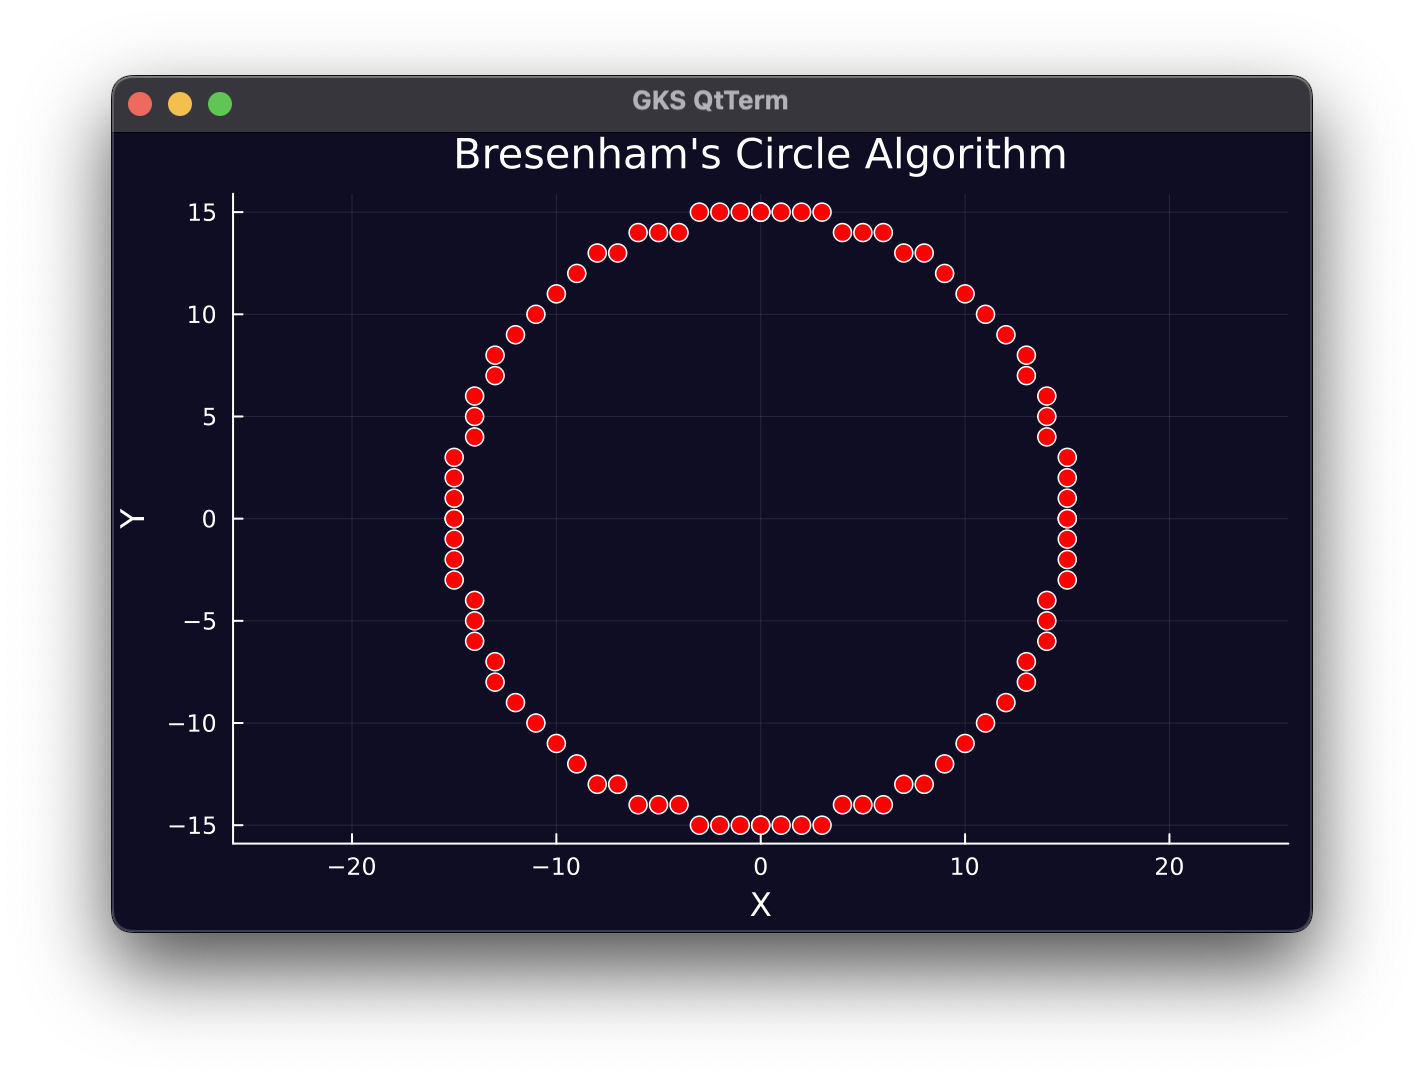

Write Julia code to recreate this figure.
using Plots

function draw_circle(radius)
    # Initialize variables
    x = 0
    y = radius
    d = 3 - 2 * radius

    # Store points of the circle
    points = [(x, y)]

    while x <= y
        # Plot the points by symmetry
        append!(points, [(x, y), (y, x), (-x, y), (-y, x),
                         (-x, -y), (-y, -x), (x, -y), (y, -x)])
        
        if d < 0
            d += 4 * x + 6
        else
            d += 4 * (x - y) + 10
            y -= 1
        end
        x += 1
    end

    return points
end

# Draw the circle
radius = 15
circle_points = draw_circle(radius)
x_values = [point[1] for point in circle_points]
y_values = [point[2] for point in circle_points]

scatter(x_values, 
        y_values, 
        aspect_ratio=:equal,
        marker=:circle,
        markersize=5,
        color=:red, 
        background_color="#0E0D24", 
        title="Bresenham's Circle Algorithm", 
        xlabel="X", 
        ylabel="Y",
        legend=false)
